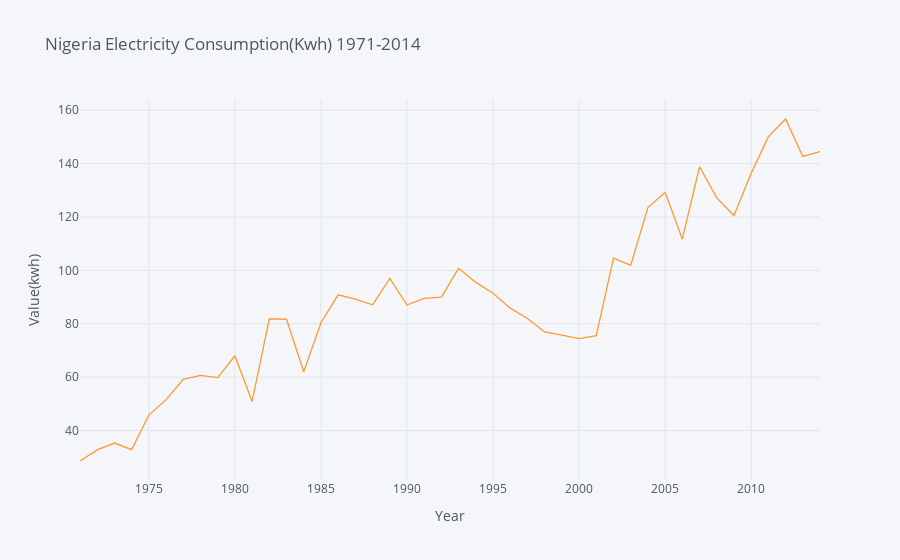

This figure's notebook cell:
### Markdown cell above
#### Nigeria Electricity comsumtion line plot

### Code cell
Data0.iplot(x="Year",y="Value(Kwh)",theme='pearl',
            title="Nigeria Electricity Consumption(Kwh) 1971-2014",yTitle="Value(kwh)",xTitle="Year")

### Figure 1 — Plotly figure (JSON) as saved in the notebook; plotly's stock layout.template omitted (floating-point values rounded to 4 significant figures)
{"data": [{"line": {"color": "rgba(255, 153, 51, 1.0)", "dash": "solid", "shape": "linear", "width": 1.3}, "mode": "lines", "name": "Value(Kwh)", "text": "", "type": "scatter", "x": [1971, 1972, 1973, 1974, 1975, 1976, 1977, 1978, 1979, 1980, 1981, 1982, 1983, 1984, 1985, 1986, 1987, 1988, 1989, 1990, 1991, 1992, 1993, 1994, 1995, 1996, 1997, 1998, 1999, 2000, 2001, 2002, 2003, 2004, 2005, 2006, 2007, 2008, 2009, 2010, 2011, 2012, 2013, 2014], "y": [28.57, 32.73, 35.3, 32.85, 45.78, 51.57, 59.17, 60.67, 59.8, 68.02, 50.87, 81.85, 81.69, 62.03, 80.41, 90.83, 89.25, 87.09, 97.01, 87.03, 89.55, 90, 100.8, 95.5, 91.43, 85.86, 81.96, 76.93, 75.72, 74.45, 75.53, 104.6, 101.9, 123.6, 129.3, 111.7, 138.8, 127.2, 120.6, 136.4, 150.1, 156.7, 142.7, 144.5]}], "layout": {"legend": {"bgcolor": "#F5F6F9", "font": {"color": "#4D5663"}}, "paper_bgcolor": "#F5F6F9", "plot_bgcolor": "#F5F6F9", "title": {"font": {"color": "#4D5663"}, "text": "Nigeria Electricity Consumption(Kwh) 1971-2014"}, "xaxis": {"gridcolor": "#E1E5ED", "showgrid": true, "tickfont": {"color": "#4D5663"}, "title": {"font": {"color": "#4D5663"}, "text": "Year"}, "zerolinecolor": "#E1E5ED"}, "yaxis": {"gridcolor": "#E1E5ED", "showgrid": true, "tickfont": {"color": "#4D5663"}, "title": {"font": {"color": "#4D5663"}, "text": "Value(kwh)"}, "zerolinecolor": "#E1E5ED"}}}
